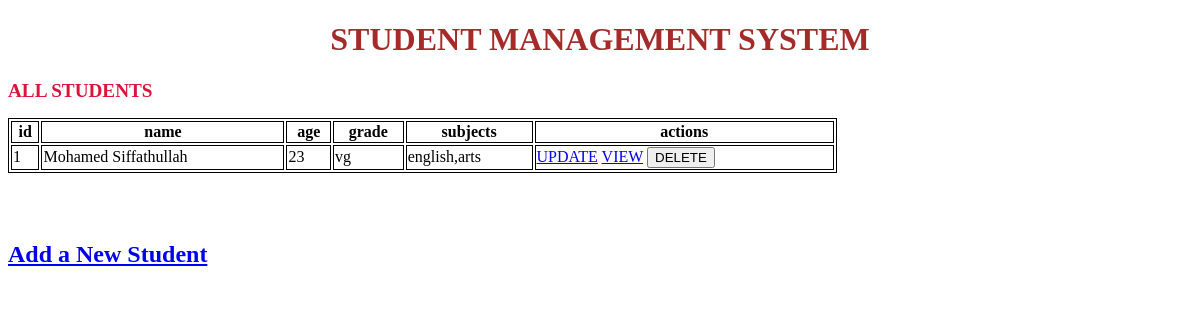
Before: / with the older database file.
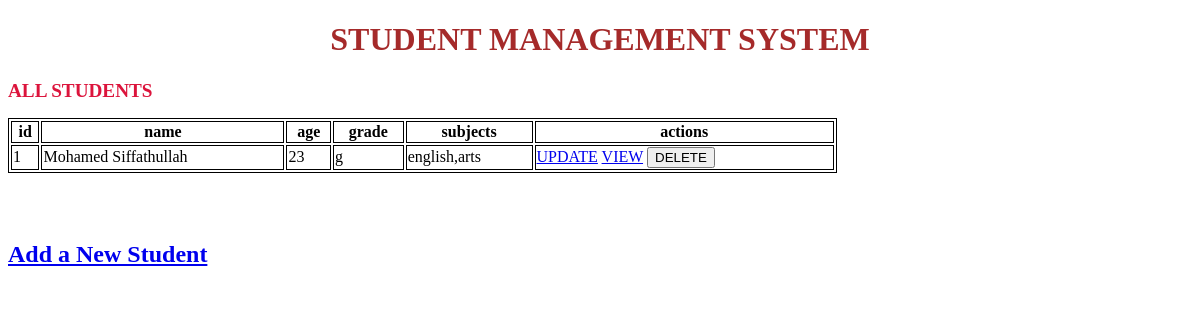
After: the same page with the newer database file.
### tables this page shows
CREATE TABLE "students" (
	"id"	INTEGER NOT NULL,
	"name"	VARCHAR(255) NOT NULL,
	"age"	INTEGER NOT NULL,
	"grade"	VARCHAR(255),
	"subjects"	VARCHAR(255),
	PRIMARY KEY("id" AUTOINCREMENT)
);

### app.py (the view)
@app.route("/")
def home():
    with db_connection() as conn:
        students = conn.execute("SELECT * FROM students;").fetchall()
    return render_template("home.html",students=students)

### app.py (called while the page is built)
@contextmanager
def db_connection():
    connection = sqlite3.connect("students.db")
    try:
        yield connection
    finally:
        connection.close()

### templates/home.html (shortened to what this page needs)
<!DOCTYPE html>
<html>
    <head>
    </head>
    <body>
        <h1>STUDENT MANAGEMENT SYSTEM </h1>
        <h2> ALL STUDENTS </h2>
        <table style="width:70%">
            <tr>
                <th>id</th>
                <th> name</th>
                <th> age</th>
                <th>grade</th>
                <th>subjects</th>
                <th>actions</th>
            </tr>
            {% for student in students %}
                <tr>
                    <td>{{student[0]}}</td>
                    <td>{{student[1]}}</td>
                    <td>{{student[2]}}</td>
                    <td>{{student[3]}}</td>
                    <td>{{student[4]}}</td>
                    <td>
                        <a href="{{ url_for('update_student', id=student[0]) }}">UPDATE</a>
                        <a href="{{ url_for('view_student', id=student[0]) }}" style="display: inline;">VIEW</a>
                        <form action="{{ url_for('delete_student', id=student[0]) }}" method="POST" style="display:inline";>
                            <input type="submit" value="DELETE">
                        </form>
                    </td>
                </tr>
            {% endfor %}
        </table>
        <br>
        <br>
        <a href="{{url_for('add_student')}}" style="font-size: x-large;"><h4> Add a New Student </h4></a>
    </body>
</html>

### templates/home.html (style rules this page uses)
table,th,tr,td { border: 1px solid; }
h1 { color: brown; font-size: xx-large; text-align: center; }
h2 { color: crimson;font-size: larger;text-align: left; }

Changed rows visible on the page:
changed students "Mohamed Siffathullah": grade "vg" → "g"
